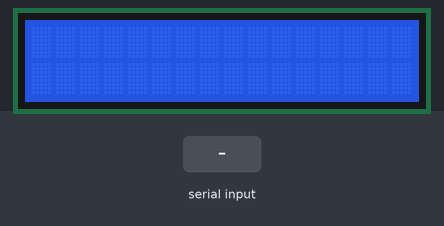
The sketch below on a simulated Arduino Uno, built with avr-gcc and run on an emulated ATmega328P. Shown: 16×2 character LCD. Inputs (shaded band) come from the test bench.

Above: at 1.3 s.
1.4 s: "1\n" received over Serial
At 2.0 s:
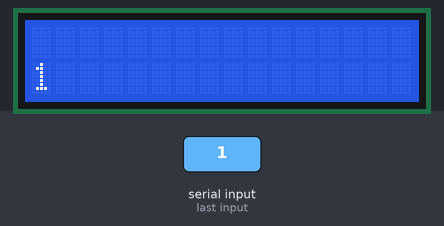
2.9 s: "0\n" received over Serial
At 4.1 s:
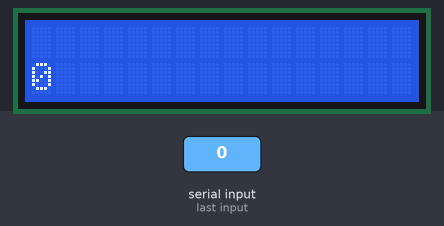
4.4 s: "2\n" received over Serial
At 5.5 s:
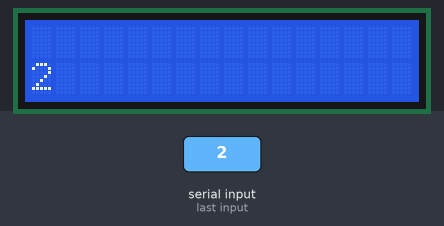
Timing chart, 0 to 7.4 s (numbered marks = the images above; inputs shaded):
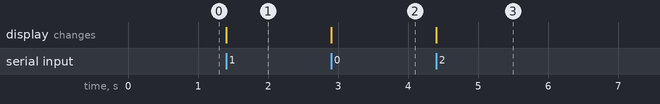

Measured:
- after the input at 1.4 s, the display: changes at once (image 1)
- after the input at 2.9 s, the display: changes at once (image 2)
- after the input at 4.4 s, the display: changes at once (image 3)

The sketch:

lcd.ino
```cpp
#include <LiquidCrystal_I2C.h>
#include <Wire.h>

LiquidCrystal_I2C lcd(0x3F, 16, 2);  // Địa chỉ I2C của màn hình LCD
char receivedData[32];  // Dùng để lưu trữ dữ liệu nhận từ Python

void setup() {
    lcd.init();
    lcd.backlight();
    lcd.begin(16, 2);
    Serial.begin(9600);
}

void loop() {
    if (Serial.available() > 0) {
        int bytesRead = Serial.readBytesUntil('\n', receivedData, sizeof(receivedData) - 1);
        receivedData[bytesRead] = '\0';  // Thêm ký tự kết thúc chuỗi
        lcd.clear();
        lcd.setCursor(0, 1);
        lcd.print(receivedData);
    }
}
```
